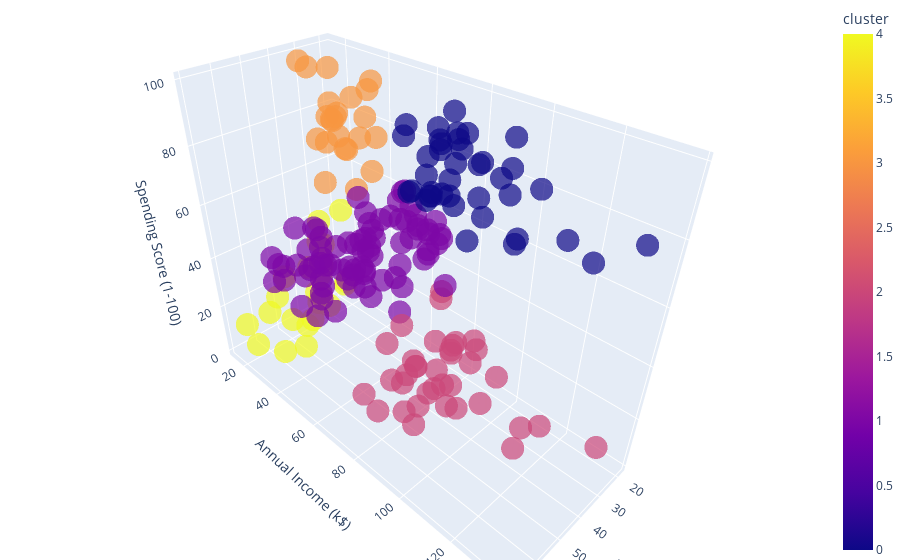

Here is the notebook cell this chart was saved with:
### Markdown cell above
**Visualizing the Clusters**

### Code cell
import plotly.express as px

fig = px.scatter_3d(X, x='Age', y='Annual Income (k$)', z='Spending Score (1-100)',color='cluster', opacity=0.7)

fig.update_layout(margin=dict(l=0, r=0, b=0, t=0))

### Figure 1 — Plotly figure (JSON) as saved in the notebook; plotly's stock layout.template omitted (floating-point values rounded to 4 significant figures; data arrays with more than 128 entries replaced by an {"elided": "..."} marker saying what was removed)
{"data": [{"hovertemplate": "Age=%{x}<br>Annual Income (k$)=%{y}<br>Spending Score (1-100)=%{z}<br>cluster=%{marker.color}<extra></extra>", "legendgroup": "", "marker": {"color": {"elided": "200 int values"}, "coloraxis": "coloraxis", "opacity": 0.7, "symbol": "circle"}, "mode": "markers", "name": "", "scene": "scene", "showlegend": false, "type": "scatter3d", "x": {"elided": "200 int values"}, "y": {"elided": "200 int values"}, "z": {"elided": "200 int values"}}], "layout": {"coloraxis": {"colorbar": {"title": {"text": "cluster"}}, "colorscale": [[0, "#0d0887"], [0.1111, "#46039f"], [0.2222, "#7201a8"], [0.3333, "#9c179e"], [0.4444, "#bd3786"], [0.5556, "#d8576b"], [0.6667, "#ed7953"], [0.7778, "#fb9f3a"], [0.8889, "#fdca26"], [1, "#f0f921"]]}, "legend": {"tracegroupgap": 0}, "margin": {"b": 0, "l": 0, "r": 0, "t": 0}, "scene": {"domain": {"x": [0, 1], "y": [0, 1]}, "xaxis": {"title": {"text": "Age"}}, "yaxis": {"title": {"text": "Annual Income (k$)"}}, "zaxis": {"title": {"text": "Spending Score (1-100)"}}}}}
